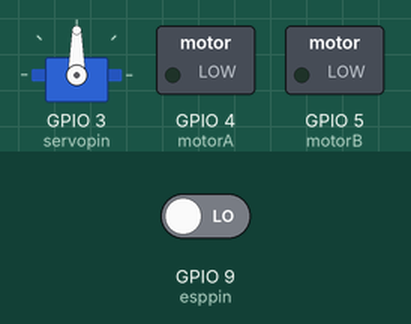
The sketch below on a simulated ESP32-S3. Shown: servo, switched loads named in the sketch (green lamp = pin HIGH). The test bench sets the inputs (shaded band); at power-on: GPIO 9 (esppin) LOW.

Above: at 1.2 s.
1.3 s: GPIO 9 (esppin) driven HIGH
At 2.6 s:
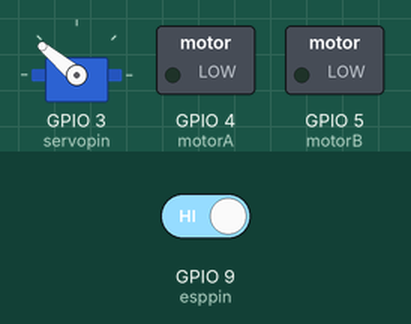
At 5.7 s:
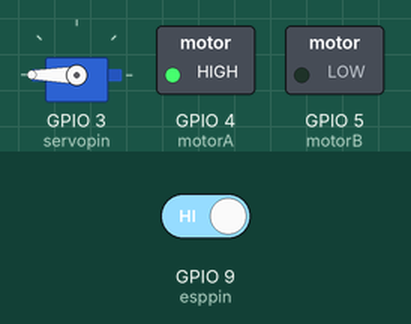
Timing chart, 0 to 11.8 s (numbered marks = the images above; inputs shaded):
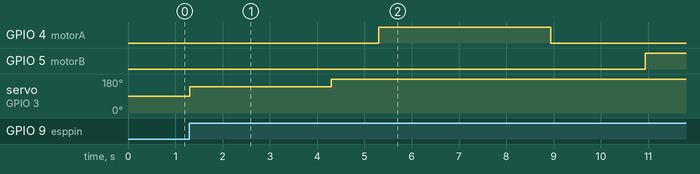

The sketch:

arduino.ino
```cpp
#include <Servo.h>

Servo servo;
int motorA = 4;
int motorB = 5;
int servopin = 3;
int piercepos =  140;
int endpos = 180;
int squeezetime = 3640;//use 3600
int working = 0;
int message = 0;
int esppin = 9;


void stopmotors() {
  analogWrite(motorA, 0);
  analogWrite(motorB, 0);
}

void pokehole() {
  stopmotors();
  servo.write(piercepos);
  delay(3000);
  servo.write(endpos);
  delay(1000);
}

void squeezebox(){
  // ANTICLOCKWISE LOOKING DOWN
  analogWrite(motorA, 255);
  analogWrite(motorB, 0);
  delay(squeezetime);
  stopmotors();
  delay(2000);

  //CLOCKWISE LOOKING DOWN'
  analogWrite(motorA, 0);
  analogWrite(motorB, 255);
  delay(squeezetime);
  stopmotors();
  delay(2000);


  }


void setup() {

  // put your setup code here, to run once:
  pinMode(motorA, OUTPUT);
  pinMode(motorB, OUTPUT);
  stopmotors();
pinMode(esppin, INPUT);
  servo.attach(servopin);
 //Serial.begin(9600);
 stopmotors();
}

void loop() {
  // put your main code here, to run repeatedly:
message = digitalRead(esppin);
//Serial.println(digitalRead(esppin));

if(message == 1 && working == 0){
  working = 1;

  pokehole();
  squeezebox();

  delay(4000);
  working = 0;
  message = 0;
}


}
```

Measured:
- after the input at 1.3 s, GPIO 4 (motorA): LOW → HIGH after 4.0 s, → LOW 3.6 s later; GPIO 5 (motorB): LOW → HIGH after 9.6 s; servo on GPIO 3 (servopin): 90° → 140° at once, → 180° 3.0 s later
